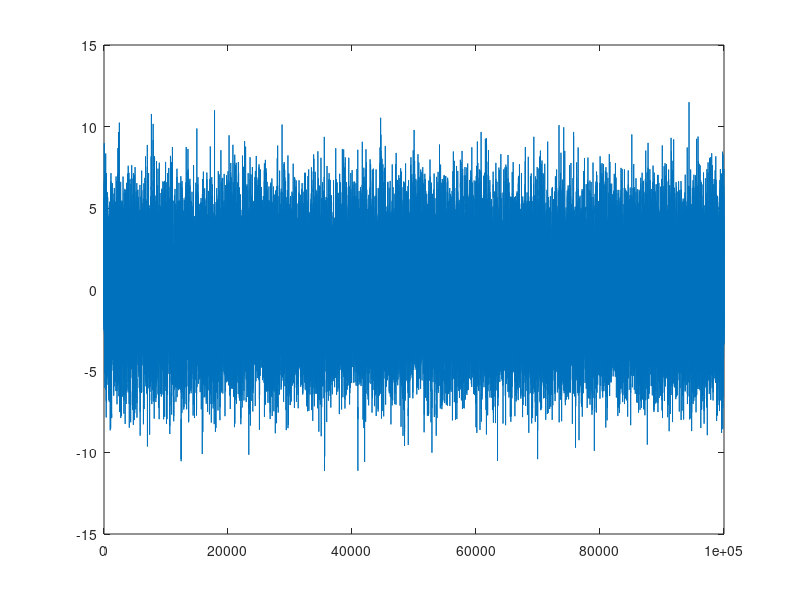

The MATLAB source for this figure:
%%
%Part One: Develop and m AR model
%X[n] = a[1]*X[n-1] + a[2]*X[n-2] + ... + a[m]*X[n-m] + Z[n]

clear; 
close all;
clc

N = 100000;   % Number of points
m = 2;      % Desired order of the AR model
stdZ = 2;   % Desired std of the random gaussean variable
a = [0.5 0.2]';

if(m ~= length(a))
    disp('coefficient matrix must have m length')
    return
end

X = zeros(N,1);

for i = m+1:N
    X(i) = sum(X(i-1:-1:i-m).*a) + stdZ.*randn(1);
end

figure
plot(X)

%% 
% Part 2: Yule Walker Estimation
[rxx,lags] = xcov(X,m,'unbiased');
r_n = rxx(lags>0);
idx0 = find(lags==0);
R_n = zeros(m,m);

for i=1:m
    tmpidx = idx0 -(i-1);
    R_n(:,i) = rxx(tmpidx:tmpidx+m-1);
end

Theta_hat = R_n\r_n; % Predictor for AR coefficients
SigmaZ_hat = rxx(lags>=0)'*[1; -Theta_hat];
